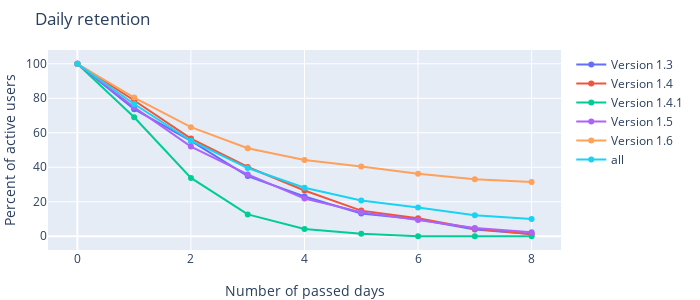

Write notebook code for a chart like this one.
### Code cell
go.Figure(
    [go.Scatter(
        y = sums_of_1d_retention[version].iloc[:10] * 100,
        name = version,
    ) for version in sums_of_1d_retention.columns],
    layout = go.Layout(
        width = 700,
        height = 300,
        xaxis = {
            'title': 'Number of passed days'
        },
        yaxis = {
            'title': 'Percent of active users'
        },
        title = 'Daily retention',
        margin = {
            't': 50,
            'b': 50,
            'l': 20,
            'r': 20
        }
    )
)

### Figure 1 — Plotly figure (JSON) as saved in the notebook; plotly's stock layout.template omitted (floating-point values rounded to 4 significant figures)
{"data": [{"name": "Version 1.3", "type": "scatter", "y": [100, 73.68, 55.26, 34.87, 23.03, 13.16, 9.868, 3.947, 1.316]}, {"name": "Version 1.4", "type": "scatter", "y": [100, 78.71, 56.63, 40.16, 26.51, 14.86, 10.44, 4.418, 1.205]}, {"name": "Version 1.4.1", "type": "scatter", "y": [100, 69.01, 33.8, 12.68, 4.225, 1.408, 0, 0, 0]}, {"name": "Version 1.5", "type": "scatter", "y": [100, 74.8, 51.97, 35.83, 21.85, 13.98, 9.449, 4.724, 2.362]}, {"name": "Version 1.6", "type": "scatter", "y": [100, 80.42, 63.23, 51.06, 44.18, 40.48, 36.24, 33.07, 31.48]}, {"name": "all", "type": "scatter", "y": [100, 76.66, 55.38, 39.54, 28.13, 20.77, 16.64, 12.22, 10.01]}], "layout": {"height": 300, "margin": {"b": 50, "l": 20, "r": 20, "t": 50}, "title": {"text": "Daily retention"}, "width": 700, "xaxis": {"title": {"text": "Number of passed days"}}, "yaxis": {"title": {"text": "Percent of active users"}}}}
